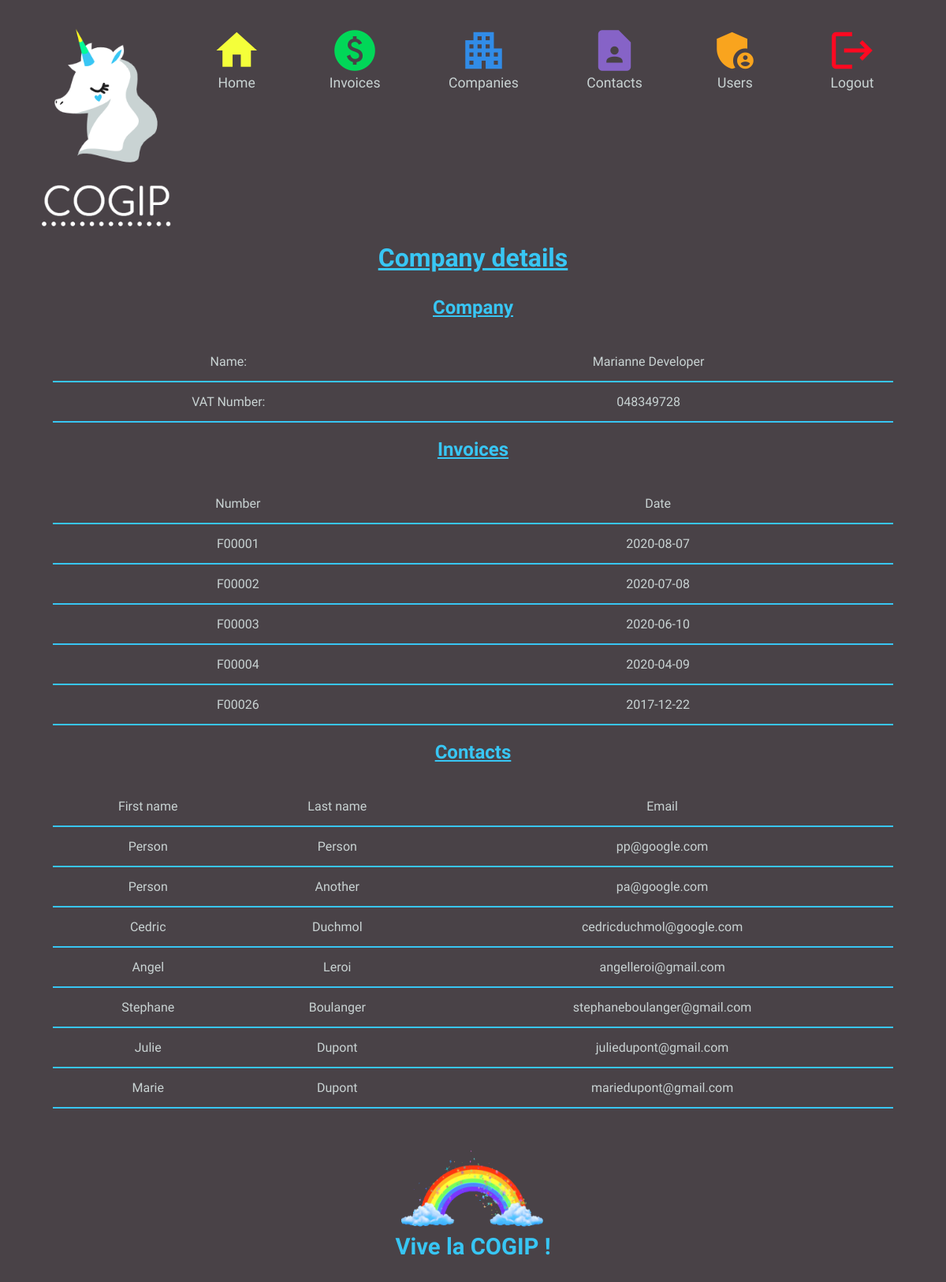
Before: /companyDetail/1 with the older database file.
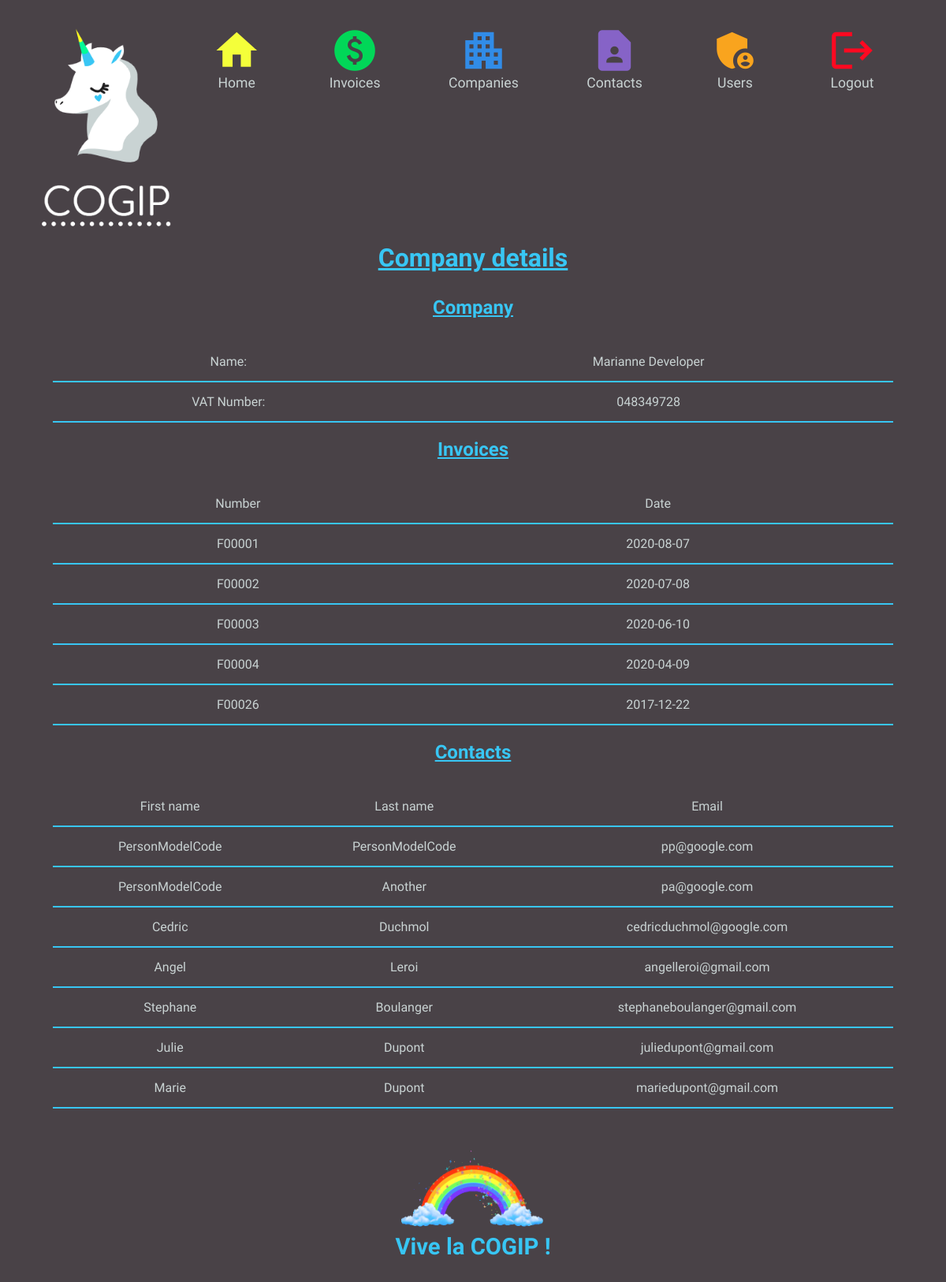
After: the same page with the newer database file.
### tables this page shows
CREATE TABLE IF NOT EXISTS `company` (
                                           `id` int(11) UNSIGNED NOT NULL,
                                           `name` varchar(45) NOT NULL,
                                           `country` varchar(45) NOT NULL,
                                           `vat` varchar(45) NOT NULL,
                                           `type_id` int(11) NOT NULL
);

CREATE TABLE IF NOT EXISTS `invoice` (
                                          `id` int(11) UNSIGNED NOT NULL,
                                          `number` varchar(11) NOT NULL,
                                          `date` date NOT NULL,
                                          `company_id` int(11) NOT NULL,
                                          `person_id` int(11) NOT NULL
);

CREATE TABLE IF NOT EXISTS `person` (
                                         `id` int(11) UNSIGNED NOT NULL,
                                         `firstname` varchar(45) NOT NULL,
                                         `lastname` varchar(45) NOT NULL,
                                         `email` varchar(45) NOT NULL,
                                         `company_id` int(11) NOT NULL
);

### controllers/controller.php (called while the page is built, shortened)
<?php
	class Controller
	{
		public function companyDetailPage($id)
		{
			$companyDetailModel = new CompanyDetailModel();
			$companyDetailView = $companyDetailModel->getCompanyDetail($id);
			$companyInvoicesView = $companyDetailModel->getCompanyInvoices($id);
			$companyContactsView = $companyDetailModel->getCompanyContacts($id);
			include_once "views/companyDetailView.php";
		}
	}

### src/Router/Route.php (called while the page is built, shortened)
<?php
	class Route
	{
		private $path;
		private $callable;
		private $matches = [];
		public function __construct($path, $callable) {
			$this->path = trim($path, '/');
			$this->callable = $callable;
		}
		public function match($url){
			$url = trim($url, '/');
			$path = preg_replace_callback('#:([\w]+)#', [$this, 'paramMatch'], $this->path);
			$regex = "#^$path$#i";
			if(!preg_match($regex, $url, $matches)) {
				return false;
			}
			array_shift($matches);
			$this->matches = $matches;
			return true;
		}
		public function call() {
			if(is_string($this->callable)) {
				$params = explode('#', $this->callable);
				$controller = new $controller();
				return call_user_func_array([$controller, $params[1]], $this->matches);
			} else {
				return call_user_func_array($this->callable, $this->matches);
			}
		}
	}

### src/Router/Router.php (called while the page is built, shortened)
<?php
	require_once 'Route.php';
	class Router
	{
		private $url;
		private $routes = [];
		public function __construct($url) {
			$this->url = $url;
		}
		private function add($path, $callable, $name, $method) {
			$route = new Route($path, $callable);
			$this->routes[$method][] = $route;
			return $route;
		}
		public function run() {
			foreach ($this->routes[$_SERVER['REQUEST_METHOD']] as $route) {
				if($route->match($this->url)) {
					return $route->call();
				}
			}
			throw new RouterException('No matching routes');
		}
	}

### index.php (called while the page is built)
<?php
	require_once 'src/Router/Router.php';
	require_once "controllers/controller.php";
	$router = new Router($_GET['url']);
	$router->get('/', "Controller#dashboard");
	$router->get('/dashboard', "Controller#dashboard");
	$router->get('/logout', "Controller#logout");
	$router->get('/create-person', "Controller#addNewPerson");
	$router->post('/create-person', "Controller#addNewPerson");
	$router->get('/create-invoice', "Controller#addNewInvoice");
	$router->post('/create-invoice', "Controller#addNewInvoice");
	$router->get('/create-company', "Controller#addNewCompany");
	$router->post('/create-company', "Controller#addNewCompany");
	$router->get('/edit_company/:id', "Controller#editCompany")->with('id', '[0-9]+');
	$router->post('/edit_company/:id', "Controller#editCompany")->with('id', '[0-9]+');
	$router->get('/delete_company/:id', "Controller#deleteCompany")->with('id', '[0-9]+');
	$router->post('/delete_company/:id', "Controller#deleteCompany")->with('id', '[0-9]+');
	$router->get('/edit_contact/:id', "Controller#editContact")->with('id', '[0-9]+');
	$router->post('/edit_contact/:id', "Controller#editContact")->with('id', '[0-9]+');
	$router->get('/delete_contact/:id', "Controller#deleteContact")->with('id', '[0-9]+');
	$router->post('/delete_contact/:id', "Controller#deleteContact")->with('id', '[0-9]+');
	$router->get('/companies', "Controller#companyPage");
	$router->get('/companyDetail/:id', "Controller#companyDetailPage")->with('id', '[0-9]+');
	$router->get('/clients', "Controller#clientsPage");
	$router->get('/clientsDetail/:id', "Controller#clientsDetailPage")->with('id', '[0-9]+');
	$router->get('/providers', "Controller#providersPage");
	$router->get('/providersDetail/:id', "Controller#providersDetailPage")->with('id', '[0-9]+');
	$router->get('/people', "Controller#peoplePage");
	$router->get('/peopleDetail/:id', "Controller#peopleDetailPage")->with('id', '[0-9]+');
    $router->get('/login', function() { $controller = new Controller(); $controller->login(); });
    $router->post('/login', function() { include_once "models/Auth/login.php"; });
    $router->get('/users', function() { $controller = new Controller(); $controller->users(); });
    $router->get('/newUser', function() { $controller = new Controller(); $controller->newUser(); });
    $router->post('/newUser', function() { $controller = new Controller(); $controller->newUser(); });
    $router->get('/confirmDelete', function() { $controller = new Controller(); $controller->confirmDeleteUser(); });
    $router->get('/deleteUser', function() { $controller = new Controller(); $controller->deleteUser(); });
    $router->get('/updateUser', function() { $controller = new Controller(); $controller->updateUser(); });
    $router->post('/updateUser', function() { $controller = new Controller(); $controller->updateUser(); });
    $router->get('/invoice', function() { $controller = new Controller(); $controller->invoicesList(); });
    $router->get('/editInvoice', function() { $controller = new Controller(); $controller->editInvoice(); });
    $router->post('/editInvoice', function() { $controller = new Controller(); $controller->editInvoice(); });
    $router->get('/confirmDeleteInvoice', function() { $controller = new Controller(); $controller->confirmDeleteInvoice(); });
    $router->get('/deleteInvoice', function() { $controller = new Controller(); $controller->deleteInvoice(); });
	try {
		$router->run();
	} catch (RouterException $e) {
	    echo $e->getMessage();
	}

### src/Config/Database.php (called while the page is built)
<?php
	class Database
	{
		private $host = 'localhost';
		private $dbname = 'accounting_cogip';
		private $login = 'root';
		private $password = 'root';
		function connect() {
			try {
				$dsn = "mysql:host={$this->host};dbname={$this->dbname};charset=utf8";
				$login = $this->login;
				$password = $this->password;
				$db = new PDO($dsn, $login, $password);
				$db->setAttribute(PDO::ATTR_ERRMODE, PDO::ERRMODE_EXCEPTION);
			}
			catch(Exception $e) {
				die("Error : " . $e->getMessage());
			}
			finally {
				return ($db);
			}
		}
	}

### models/CompanyDetailModel.php (called while the page is built, shortened)
<?php
include_once "src/Config/Database.php";
	class CompanyDetailModel
	{
		protected $pdo;
        protected $companyDetail;
		public function __construct() {
			$this->db = new Database();
			$this->pdo = $this->db->connect();
		}
        private function selectCompany($id){
            $sql = "SELECT * FROM company WHERE id = ?";
            $stmt = $this->pdo->prepare($sql);
			$stmt->execute([$id]);
			$companyDetail = $stmt->fetchAll();
            $this->companyDetail = $companyDetail;
        }
		public function getCompanyDetail($id){
            $this->selectCompany($id);
            return $this->companyDetail;
		}
        private function selectCompanyInvoices($id){
            $sql2 = "SELECT * FROM invoice WHERE company_id = ? ";
            $stmt2 = $this->pdo->prepare($sql2);
            $stmt2->execute([$id]);
            $companyInvoicesView = $stmt2->fetchAll();
            $this->companyInvoicesView = $companyInvoicesView;
        }
		public function getCompanyInvoices($id){
            $this->selectCompanyInvoices($id);
            return $this->companyInvoicesView;
		}
        private function selectCompanyContacts($id){
            $sql3 = "SELECT * FROM person WHERE company_id = ? ";
            $stmt3 = $this->pdo->prepare($sql3);
            $stmt3->execute([$id]);
            $companyContactsView = $stmt3->fetchAll();
            $this->companyContactsView = $companyContactsView;
        }
		public function getCompanyContacts($id){
            $this->selectCompanyContacts($id);
            return $this->companyContactsView;
		}
	}

### views/companyDetailView.php (the view)
<?php require 'views/parts/header.php'; ?>
<h1> Company details </h1>
<h2> Company </h2>
<table>
    <?php
        echo "<tr><td>Name: </td><td>" .$companyDetailView[0]["name"] ."</td></tr>"
            ."<tr><td>VAT Number: </td><td>" .$companyDetailView[0]["vat"] ."</td></tr>";
    ?>
</table>
<h2> Invoices </h2>
<table>
    <?php
        echo "<tr><td>Number</td><td>Date</td></tr>";
        for ($i=0;$i<sizeof($companyInvoicesView);$i++) {
                echo "<tr><td>" .$companyInvoicesView[$i]["number"] ."</td>"
                    ."<td>" .$companyInvoicesView[$i]["date"] ."</td></tr>";
            }
    ?>
</table>
<h2> Contacts </h2>
<table>
    <?php
        echo "<tr><td>First name</td><td>Last name</td><td>Email</td></tr>";
        for ($i=0; $i<sizeof($companyContactsView); $i++) {
                echo "<tr><td>" .$companyContactsView[$i]["firstname"] ."</td>"
                    ."<td>" .$companyContactsView[$i]["lastname"] ."</td>"
                    ."<td>".$companyContactsView[$i]['email']."</td></tr>";
            }
    ?>
</table>
<?php require 'views/parts/footer.php'; ?>

### views/parts/header.php (shortened to what this page needs)
<!DOCTYPE html>
<html lang="en">
<head>
    <link rel="stylesheet" href="/assets/css/style.css">
        <link rel="stylesheet" href="//code.jquery.com/ui/1.12.1/themes/base/jquery-ui.css">
        <link rel="stylesheet" href="/resources/demos/style.css">
    </head>
<body>
<nav class="navheader">
<a href="../dashboard" class="logo"><img src="/assets/img/logocogip1.png" alt="logo"></a>
<a href="../dashboard" class="icons"><i class="material-icons" style="color:#F4FF3A;">home</i>Home</a>
<a href="../invoice" class="icons"><i class="material-icons" style="color:#01D758;">paid</i>Invoices</a>
<a href="../companies" class="icons"><i class="material-icons" style="color:#318CE7;">apartment</i>Companies</a>
<a href="../people" class="icons"><i class="material-icons" style="color:#8663C7;">contact_page</i>Contacts</a>
<a href="../users" class="icons"><i class="material-icons" style="color:#F9A41E;">admin_panel_settings</i>Users</a>
<a href="../logout" class="icons"><i class="material-icons" style="color:#FF0921;">logout</i>Logout</a>
</nav>

### views/parts/footer.php (shortened to what this page needs)
<footer>
    <div class="navfooter">
      <img src="..\assets\img\rainbow-icon.gif" alt="arc-en-ciel" class="imgfooter">
      <h3>Vive la COGIP !</h3>
      </div>
</footer>
</body>
</html>

### assets/css/style.css (style rules this page uses)
h1,h2 { color: #38c6f4 ; font-family: 'Dosis', sans-serif; text-decoration-line: underline; text-align: center; text-decoration: underline; margin-bottom: 30px; margin-top: 20px; }
h3 { color: #38c6f4 ; font-family: 'Dosis', sans-serif; }
html, body { padding-bottom: 1rem; font-family: 'Dosis', sans-serif !important; background-color: #494247 !important; }
a:link, a:hover, a:visited { text-decoration: none; font-size: 110%; display: inline-flex; color: #c9d3d3 ; }
table { border-collapse: collapse; border-spacing: 0; text-align: center; margin: auto; width: 90%; }
table, td, th { color:#c9d3d3 ; }
td,th { padding: 15px; border-bottom: 2px solid #38c6f4; text-align: center; color: #c9d3d3 ; }
.material-icons { font-size: 62px; display :inline; }
.navheader { display: flex; height: 280px; justify-content:space-between ; }
.logo { margin: 5px; height: 280px; }
.icons { color:#c9d3d3 !important; display: flex; flex-direction: column; margin-right: 80px; align-items: center; margin-top: 25px; }
.navfooter { text-align-last: center; font-size: 25px; margin-top: 100px; color: #3ec8f4; }
.imgfooter { width: 190px !important; height: 120px !important; margin: -50px; }

Changed rows visible on the page:
changed person "pp@google.com": firstname "Person" → "PersonModelCode"; lastname "Person" → "PersonModelCode"
changed person "Another": firstname "Person" → "PersonModelCode"
